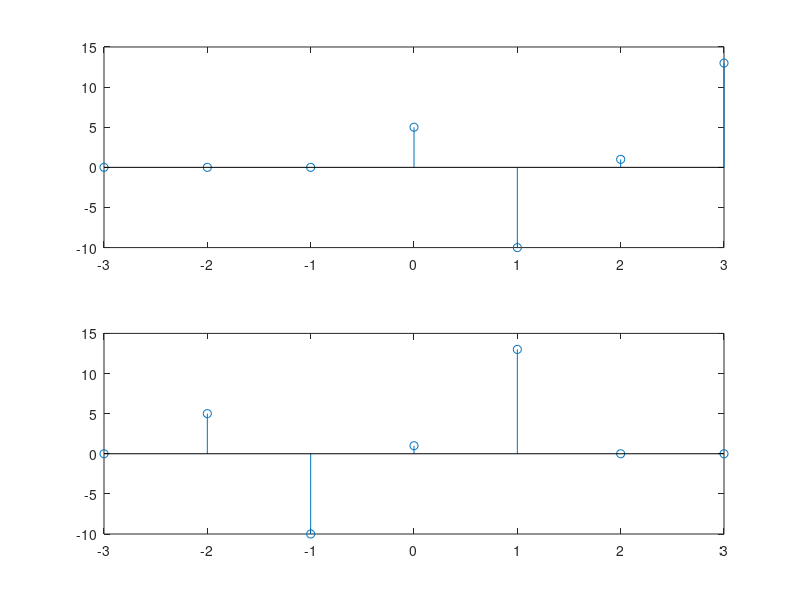

MATLAB code for this plot:
A = [-3,-2,-1,0,1,2,3];
B = [0,0,0,5,-10,1,13];
K = 2;
[r,c] = size(B);         
Y = zeros(r,c);
for i = 4:c
    Y(i-K) = B(i);
end

subplot(2,1,1);
stem(A,B);
subplot(2,1,2);
stem(A,Y);